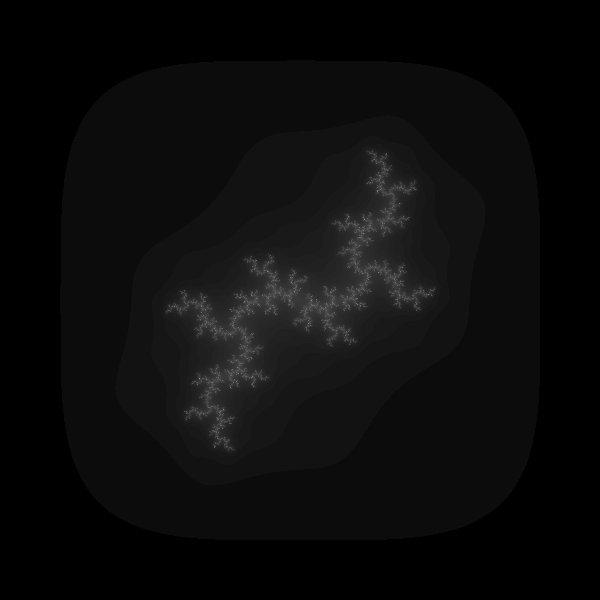
Frame 1 (no input)
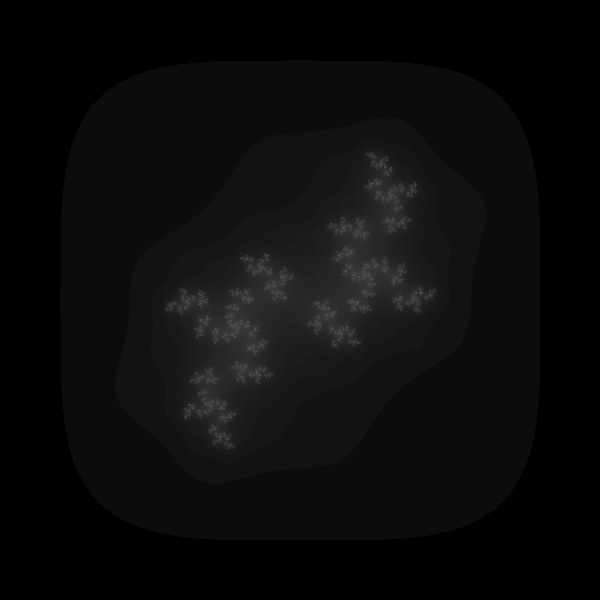
Frame 60 (the mouse pressed at the canvas centre just before this capture)
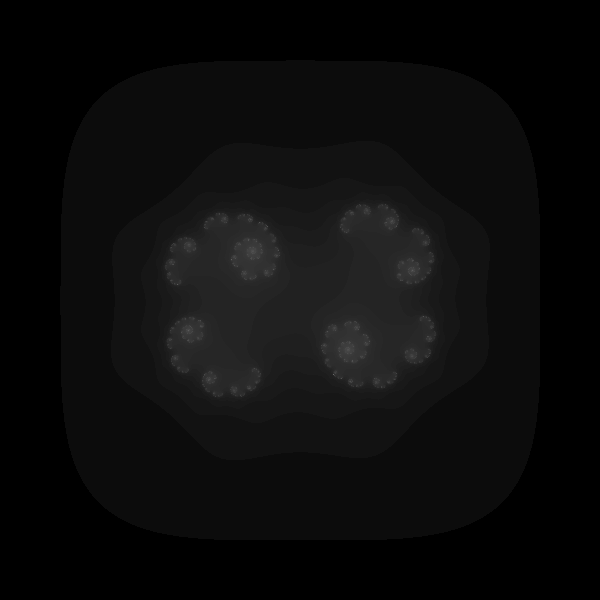
Frame 120 (the mouse held since frame 60 and released just before this capture)

The Processing sketch that drew these frames (run headless with seeded random() and noise(); from frame 60 on, the mouse is pressed at the canvas centre):

// Processing sketch: JuliaSet
// ── JuliaSet.pde
float speed = 0;

float c_real = 0;
float c_imag= 0;

float nb = 0;
float[] tmp1 = new float[10];
float[] tmp2 = new float[10];

float z_real = 0;
float z_imag = 0;

void setup(){
  size(600, 600);
  colorMode(RGB, 1);
  fillTMP();
}

void fillTMP(){
  tmp1[0] = 0.0;
  tmp2[0] = 0.8;
  tmp1[1] = 0.37;
  tmp2[1] = 0.1;
  tmp1[2] = 0.355;
  tmp2[2] = 0.355;
  tmp1[3] = -0.54;
  tmp2[3] = 0.54;
  tmp1[4] = -0.4;
  tmp2[4] = -0.59;
  tmp1[5] = 0.34;
  tmp2[5] = -0.05;
  tmp1[6] = 0;
  tmp2[6] = 0.8;
  tmp1[7] = 0.37;
  tmp2[7] = 0.1;
  tmp1[8] = -0.54;
  tmp2[8] = 0.54;
  tmp1[9] = -0.4;
  tmp2[9] = -0.59;
}

void draw() {
  background(0);
  loadPixels();
  
  float w = 5.0;
  float h = 5.0;
  
  float xmin = -w/2; // -2.5
  float ymin = -h/2; // -2.5
  
  int maxiterations = 400;
  float xmax = xmin + w; // 2.5
  float ymax = ymin + h; // 2.5
  
  float dx = (xmax - xmin) / width; // 5 / 600
  float dy = (ymax - ymin) / height; // 5 / 600
  
  float y = ymin; // -2.5
  for (int i = 0 ;i < width; ++i){
    float x = xmin; // -2.5
    for (int j = 0; j < height; ++j){
      float a = x;
      float b = y;
      int n = 0;
      while (n < maxiterations){
        float aa = a * a;
        float bb = b * b;
        float twoab = 2.0 * a * b;
        
        a = aa - bb + tmp1[(int)nb] + speed;
        b = twoab + tmp2[(int)nb] - speed;
        if (aa * aa + bb * bb > 16.0)
          break;
        ++n;
      }
      if (n == maxiterations){
          
      }else{
        pixels[i + j*width] = color(sqrt(float(n) / maxiterations));
      }
      x += dx;
    }
    y += dy;
  }
  updatePixels();
  speed += 0.0005;
}

void mousePressed() {
  speed = 0;
  ++nb;
  nb = nb % 10;
}
